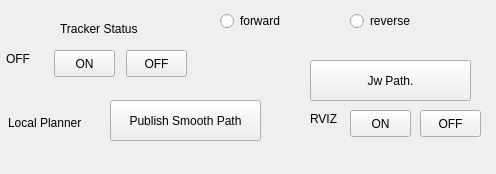
<?xml version="1.0" encoding="UTF-8"?>
<ui version="4.0">
 <class>MainWindow</class>
 <widget class="QMainWindow" name="MainWindow">
  <property name="geometry">
   <rect>
    <x>0</x>
    <y>0</y>
    <width>496</width>
    <height>174</height>
   </rect>
  </property>
  <property name="windowTitle">
   <string>LogPlot</string>
  </property>
  <widget class="QWidget" name="centralWidget">
   <widget class="QLabel" name="label">
    <property name="geometry">
     <rect>
      <x>8</x>
      <y>114</y>
      <width>101</width>
      <height>17</height>
     </rect>
    </property>
    <property name="text">
     <string>Local Planner</string>
    </property>
   </widget>
   <widget class="QPushButton" name="pushButton_traker1_on">
    <property name="geometry">
     <rect>
      <x>54</x>
      <y>50</y>
      <width>61</width>
      <height>27</height>
     </rect>
    </property>
    <property name="text">
     <string>ON</string>
    </property>
   </widget>
   <widget class="QLabel" name="label_traker1">
    <property name="geometry">
     <rect>
      <x>6</x>
      <y>50</y>
      <width>41</width>
      <height>17</height>
     </rect>
    </property>
    <property name="text">
     <string>OFF</string>
    </property>
   </widget>
   <widget class="QPushButton" name="pushButton_traker1_off">
    <property name="geometry">
     <rect>
      <x>126</x>
      <y>50</y>
      <width>61</width>
      <height>27</height>
     </rect>
    </property>
    <property name="text">
     <string>OFF</string>
    </property>
   </widget>
   <widget class="QLabel" name="label_traker1_2">
    <property name="geometry">
     <rect>
      <x>60</x>
      <y>20</y>
      <width>101</width>
      <height>17</height>
     </rect>
    </property>
    <property name="text">
     <string>Tracker Status</string>
    </property>
   </widget>
   <widget class="QPushButton" name="pushButton_PubMsg">
    <property name="geometry">
     <rect>
      <x>110</x>
      <y>100</y>
      <width>151</width>
      <height>41</height>
     </rect>
    </property>
    <property name="text">
     <string>Publish Smooth Path</string>
    </property>
   </widget>
   <widget class="QPushButton" name="pushButton_rviz_on">
    <property name="geometry">
     <rect>
      <x>350</x>
      <y>110</y>
      <width>61</width>
      <height>27</height>
     </rect>
    </property>
    <property name="text">
     <string>ON</string>
    </property>
   </widget>
   <widget class="QLabel" name="label_traker1_3">
    <property name="geometry">
     <rect>
      <x>310</x>
      <y>110</y>
      <width>31</width>
      <height>17</height>
     </rect>
    </property>
    <property name="text">
     <string>RVIZ</string>
    </property>
   </widget>
   <widget class="QPushButton" name="pushButton_rviz_off">
    <property name="geometry">
     <rect>
      <x>420</x>
      <y>110</y>
      <width>61</width>
      <height>27</height>
     </rect>
    </property>
    <property name="text">
     <string>OFF</string>
    </property>
   </widget>
   <widget class="QPushButton" name="pushButton_JWPath">
    <property name="geometry">
     <rect>
      <x>310</x>
      <y>60</y>
      <width>161</width>
      <height>41</height>
     </rect>
    </property>
    <property name="text">
     <string>Jw Path.</string>
    </property>
   </widget>
   <widget class="QRadioButton" name="forward">
    <property name="geometry">
     <rect>
      <x>220</x>
      <y>10</y>
      <width>81</width>
      <height>22</height>
     </rect>
    </property>
    <property name="text">
     <string>forward</string>
    </property>
   </widget>
   <widget class="QRadioButton" name="reverse">
    <property name="geometry">
     <rect>
      <x>350</x>
      <y>10</y>
      <width>81</width>
      <height>22</height>
     </rect>
    </property>
    <property name="text">
     <string>reverse</string>
    </property>
   </widget>
  </widget>
  <widget class="QMenuBar" name="menuBar">
   <property name="geometry">
    <rect>
     <x>0</x>
     <y>0</y>
     <width>496</width>
     <height>25</height>
    </rect>
   </property>
  </widget>
 </widget>
 <layoutdefault spacing="6" margin="11"/>
 <resources/>
 <connections/>
</ui>
